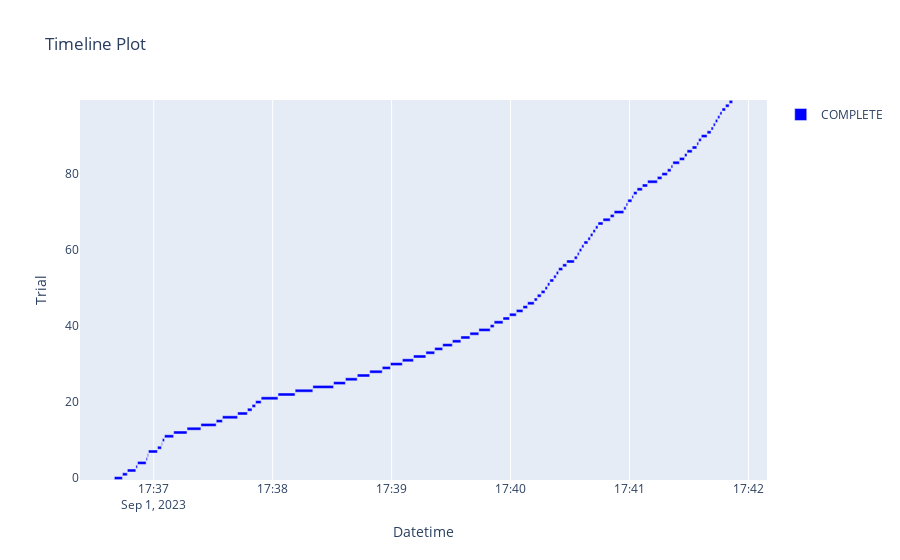

This figure's notebook cell:
### Code cell
plot_timeline(study)

### Figure 1 — Plotly figure (JSON) as saved in the notebook; plotly's stock layout.template omitted (floating-point values rounded to 4 significant figures)
{"data": [{"base": ["2023-09-01T17:36:40.116125", "2023-09-01T17:36:44.196333", "2023-09-01T17:36:46.673160", "2023-09-01T17:36:50.999332", "2023-09-01T17:36:51.810748", "2023-09-01T17:36:56.165630", "2023-09-01T17:36:56.818707", "2023-09-01T17:36:57.305665", "2023-09-01T17:37:01.898073", "2023-09-01T17:37:03.909922", "2023-09-01T17:37:04.337710", "2023-09-01T17:37:05.417975", "2023-09-01T17:37:10.042754", "2023-09-01T17:37:16.790830", "2023-09-01T17:37:23.794569", "2023-09-01T17:37:31.515693", "2023-09-01T17:37:34.663454", "2023-09-01T17:37:42.307928", "2023-09-01T17:37:47.267835", "2023-09-01T17:37:49.599071", "2023-09-01T17:37:51.388216", "2023-09-01T17:37:54.206615", "2023-09-01T17:38:02.695183", "2023-09-01T17:38:11.322098", "2023-09-01T17:38:20.267202", "2023-09-01T17:38:30.715036", "2023-09-01T17:38:36.707861", "2023-09-01T17:38:42.675168", "2023-09-01T17:38:48.960996", "2023-09-01T17:38:55.276495", "2023-09-01T17:38:59.422328", "2023-09-01T17:39:05.432573", "2023-09-01T17:39:11.041155", "2023-09-01T17:39:17.309354", "2023-09-01T17:39:21.738781", "2023-09-01T17:39:25.771530", "2023-09-01T17:39:30.668170", "2023-09-01T17:39:34.958876", "2023-09-01T17:39:39.527572", "2023-09-01T17:39:44.035411", "2023-09-01T17:39:49.761060", "2023-09-01T17:39:51.743036", "2023-09-01T17:39:56.205417", "2023-09-01T17:39:59.496629", "2023-09-01T17:40:02.938413", "2023-09-01T17:40:06.271603", "2023-09-01T17:40:08.598243", "2023-09-01T17:40:11.935890", "2023-09-01T17:40:13.504687", "2023-09-01T17:40:15.471754", "2023-09-01T17:40:17.406015", "2023-09-01T17:40:18.644478", "2023-09-01T17:40:19.836467", "2023-09-01T17:40:21.783581", "2023-09-01T17:40:23.070658", "2023-09-01T17:40:24.243962", "2023-09-01T17:40:26.315868", "2023-09-01T17:40:28.342593", "2023-09-01T17:40:32.173682", "2023-09-01T17:40:33.711682", "2023-09-01T17:40:34.672686", "2023-09-01T17:40:35.932190", "2023-09-01T17:40:37.058201", "2023-09-01T17:40:39.044190", "2023-09-01T17:40:40.289186", "2023-09-01T17:40:41.589193", "2023-09-01T17:40:42.859192", "2023-09-01T17:40:44.132408", "2023-09-01T17:40:46.669834", "2023-09-01T17:40:50.337375", "2023-09-01T17:40:52.290757", "2023-09-01T17:40:57.148924", "2023-09-01T17:40:58.318835", "2023-09-01T17:40:59.157601", "2023-09-01T17:41:01.244632", "2023-09-01T17:41:02.055336", "2023-09-01T17:41:03.843141", "2023-09-01T17:41:06.497974", "2023-09-01T17:41:09.140170", "2023-09-01T17:41:14.070017", "2023-09-01T17:41:16.383364", "2023-09-01T17:41:19.146362", "2023-09-01T17:41:20.996391", "2023-09-01T17:41:21.895102", "2023-09-01T17:41:25.229288", "2023-09-01T17:41:27.799075", "2023-09-01T17:41:29.062961", "2023-09-01T17:41:31.649122", "2023-09-01T17:41:34.007889", "2023-09-01T17:41:34.921960", "2023-09-01T17:41:36.262817", "2023-09-01T17:41:39.163383", "2023-09-01T17:41:41.177604", "2023-09-01T17:41:42.299547", "2023-09-01T17:41:43.332304", "2023-09-01T17:41:44.507695", "2023-09-01T17:41:45.631511", "2023-09-01T17:41:46.713269", "2023-09-01T17:41:48.480036", "2023-09-01T17:41:50.307875"], "hovertemplate": "%{text}<extra>COMPLETE</extra>", "marker": {"color": "blue"}, "name": "COMPLETE", "orientation": "h", "text": ["{<br>  \"number\": 0,<br>  \"values\": [<br>    0.30996160751104285<br>  ],<br>  \"params\": {<br>    \"n_estimators\": 183,<br>    \"learning_rate\": 0.0035091925072794766,<br>    \"max_depth\": 5,<br>    \"min_samples_split\": 16,<br>    \"min_samples_leaf\": 5<br>  }<br>}", "{<br>  \"number\": 1,<br>  \"values\": [<br>    0.5641025520908576<br>  ],<br>  \"params\": {<br>    \"n_estimators\": 45,<br>    \"learning_rate\": 0.04221254282145231,<br>    \"max_depth\": 30,<br>    \"min_samples_split\": 7,<br>    \"min_samples_leaf\": 5<br>  }<br>}", "{<br>  \"number\": 2,<br>  \"values\": [<br>    -0.12891014921277663<br>  ],<br>  \"params\": {<br>    \"n_estimators\": 144,<br>    \"learning_rate\": 0.0003799511578736488,<br>    \"max_depth\": 8,<br>    \"min_samples_split\": 10,<br>    \"min_samples_leaf\": 14<br>  }<br>}", "{<br>  \"number\": 3,<br>  \"values\": [<br>    0.37112395672211773<br>  ],<br>  \"params\": {<br>    \"n_estimators\": 169,<br>    \"learning_rate\": 0.01976987876561329,<br>    \"max_depth\": 1,<br>    \"min_samples_split\": 8,<br>    \"min_samples_leaf\": 13<br>  }<br>}", "{<br>  \"number\": 4,<br>  \"values\": [<br>    0.5424354423471444<br>  ],<br>  \"params\": {<br>    \"n_estimators\": 87,<br>    \"learning_rate\": 0.5436632640112181,<br>    \"max_depth\": 14,<br>    \"min_samples_split\": 12,<br>    \"min_samples_leaf\": 6<br>  }<br>}", "{<br>  \"number\": 5,<br>  \"values\": [<br>    -0.20393747123987116<br>  ],<br>  \"params\": {<br>    \"n_estimators\": 17,<br>    \"learning_rate\": 7.802021070197497e-05,<br>    \"max_depth\": 8,<br>    \"min_samples_split\": 8,<br>    \"min_samples_leaf\": 8<br>  }<br>}", "{<br>  \"number\": 6,<br>  \"values\": [<br>    0.5207640736388921<br>  ],<br>  \"params\": {<br>    \"n_estimators\": 98,<br>    \"learning_rate\": 0.12123022441934783,<br>    \"max_depth\": 1,<br>    \"min_samples_split\": 12,<br>    \"min_samples_leaf\": 12<br>  }<br>}", "{<br>  \"number\": 7,<br>  \"values\": [<br>    0.6212122984474692<br>  ],<br>  \"params\": {<br>    \"n_estimators\": 133,<br>    \"learning_rate\": 0.018938096934853224,<br>    \"max_depth\": 8,<br>    \"min_samples_split\": 12,<br>    \"min_samples_leaf\": 8<br>  }<br>}", "{<br>  \"number\": 8,<br>  \"values\": [<br>    -0.06200229081821158<br>  ],<br>  \"params\": {<br>    \"n_estimators\": 54,<br>    \"learning_rate\": 0.001892237658867432,<br>    \"max_depth\": 7,<br>    \"min_samples_split\": 9,<br>    \"min_samples_leaf\": 1<br>  }<br>}", "{<br>  \"number\": 9,<br>  \"values\": [<br>    -0.034616247875530616<br>  ],<br>  \"params\": {<br>    \"n_estimators\": 21,<br>    \"learning_rate\": 0.007446129054979957,<br>    \"max_depth\": 4,<br>    \"min_samples_split\": 14,<br>    \"min_samples_leaf\": 11<br>  }<br>}", "{<br>  \"number\": 10,<br>  \"values\": [<br>    -0.20451929972721022<br>  ],<br>  \"params\": {<br>    \"n_estimators\": 133,<br>    \"learning_rate\": 1.059884969812946e-05,<br>    \"max_depth\": 2,<br>    \"min_samples_split\": 3,<br>    \"min_samples_leaf\": 16<br>  }<br>}", "{<br>  \"number\": 11,<br>  \"values\": [<br>    0.5749633791581289<br>  ],<br>  \"params\": {<br>    \"n_estimators\": 66,<br>    \"learning_rate\": 0.056283076290070455,<br>    \"max_depth\": 32,<br>    \"min_samples_split\": 4,<br>    \"min_samples_leaf\": 3<br>  }<br>}", "{<br>  \"number\": 12,<br>  \"values\": [<br>    0.4087226261152499<br>  ],<br>  \"params\": {<br>    \"n_estimators\": 73,<br>    \"learning_rate\": 0.1459675693977358,<br>    \"max_depth\": 25,<br>    \"min_samples_split\": 3,<br>    \"min_samples_leaf\": 1<br>  }<br>}", "{<br>  \"number\": 13,<br>  \"values\": [<br>    0.48395111168706323<br>  ],<br>  \"params\": {<br>    \"n_estimators\": 141,<br>    \"learning_rate\": 0.7597998020162493,<br>    \"max_depth\": 16,<br>    \"min_samples_split\": 5,<br>    \"min_samples_leaf\": 9<br>  }<br>}", "{<br>  \"number\": 14,<br>  \"values\": [<br>    0.5701043325914401<br>  ],<br>  \"params\": {<br>    \"n_estimators\": 118,<br>    \"learning_rate\": 0.01773987708914944,<br>    \"max_depth\": 31,<br>    \"min_samples_split\": 6,<br>    \"min_samples_leaf\": 3<br>  }<br>}", "{<br>  \"number\": 15,<br>  \"values\": [<br>    0.6257158396736676<br>  ],<br>  \"params\": {<br>    \"n_estimators\": 63,<br>    \"learning_rate\": 0.09517329714629578,<br>    \"max_depth\": 17,<br>    \"min_samples_split\": 11,<br>    \"min_samples_leaf\": 8<br>  }<br>}", "{<br>  \"number\": 16,<br>  \"values\": [<br>    0.6195131043377321<br>  ],<br>  \"params\": {<br>    \"n_estimators\": 166,<br>    \"learning_rate\": 0.16932999957292935,<br>    \"max_depth\": 15,<br>    \"min_samples_split\": 11,<br>    \"min_samples_leaf\": 9<br>  }<br>}", "{<br>  \"number\": 17,<br>  \"values\": [<br>    0.5087926205508173<br>  ],<br>  \"params\": {<br>    \"n_estimators\": 112,<br>    \"learning_rate\": 0.010428894713129945,<br>    \"max_depth\": 12,<br>    \"min_samples_split\": 14,<br>    \"min_samples_leaf\": 7<br>  }<br>}", "{<br>  \"number\": 18,<br>  \"values\": [<br>    0.03602806002998151<br>  ],<br>  \"params\": {<br>    \"n_estimators\": 198,<br>    \"learning_rate\": 0.0013574359512949993,<br>    \"max_depth\": 3,<br>    \"min_samples_split\": 14,<br>    \"min_samples_leaf\": 10<br>  }<br>}", "{<br>  \"number\": 19,<br>  \"values\": [<br>    0.5495875938497845<br>  ],<br>  \"params\": {<br>    \"n_estimators\": 38,<br>    \"learning_rate\": 0.037287694585660544,<br>    \"max_depth\": 19,<br>    \"min_samples_split\": 16,<br>    \"min_samples_leaf\": 7<br>  }<br>}", "{<br>  \"number\": 20,<br>  \"values\": [<br>    0.611371832381861<br>  ],<br>  \"params\": {<br>    \"n_estimators\": 84,<br>    \"learning_rate\": 0.33027288246433034,<br>    \"max_depth\": 10,<br>    \"min_samples_split\": 12,<br>    \"min_samples_leaf\": 11<br>  }<br>}", "{<br>  \"number\": 21,<br>  \"values\": [<br>    0.6294801113871596<br>  ],<br>  \"params\": {<br>    \"n_estimators\": 158,<br>    \"learning_rate\": 0.15649711391625667,<br>    \"max_depth\": 18,<br>    \"min_samples_split\": 10,<br>    \"min_samples_leaf\": 9<br>  }<br>}", "{<br>  \"number\": 22,<br>  \"values\": [<br>    0.6321123123952852<br>  ],<br>  \"params\": {<br>    \"n_estimators\": 155,<br>    \"learning_rate\": 0.07116941679178763,<br>    \"max_depth\": 20,<br>    \"min_samples_split\": 10,<br>    \"min_samples_leaf\": 8<br>  }<br>}", "{<br>  \"number\": 23,<br>  \"values\": [<br>    0.6242125845086238<br>  ],<br>  \"params\": {<br>    \"n_estimators\": 159,<br>    \"learning_rate\": 0.21640054457924376,<br>    \"max_depth\": 20,<br>    \"min_samples_split\": 10,<br>    \"min_samples_leaf\": 10<br>  }<br>}", "{<br>  \"number\": 24,<br>  \"values\": [<br>    0.36621338958162974<br>  ],<br>  \"params\": {<br>    \"n_estimators\": 190,<br>    \"learning_rate\": 0.9697362297490957,<br>    \"max_depth\": 22,<br>    \"min_samples_split\": 10,<br>    \"min_samples_leaf\": 6<br>  }<br>}", "{<br>  \"number\": 25,<br>  \"values\": [<br>    0.6458766913459566<br>  ],<br>  \"params\": {<br>    \"n_estimators\": 154,<br>    \"learning_rate\": 0.09158173175576834,<br>    \"max_depth\": 12,<br>    \"min_samples_split\": 8,<br>    \"min_samples_leaf\": 10<br>  }<br>}", "{<br>  \"number\": 26,<br>  \"values\": [<br>    0.6235611947007232<br>  ],<br>  \"params\": {<br>    \"n_estimators\": 155,<br>    \"learning_rate\": 0.26604901332049635,<br>    \"max_depth\": 13,<br>    \"min_samples_split\": 7,<br>    \"min_samples_leaf\": 15<br>  }<br>}", "{<br>  \"number\": 27,<br>  \"values\": [<br>    0.6456006310099407<br>  ],<br>  \"params\": {<br>    \"n_estimators\": 175,<br>    \"learning_rate\": 0.06644653865495075,<br>    \"max_depth\": 11,<br>    \"min_samples_split\": 8,<br>    \"min_samples_leaf\": 11<br>  }<br>}", "{<br>  \"number\": 28,<br>  \"values\": [<br>    0.6420469723196703<br>  ],<br>  \"params\": {<br>    \"n_estimators\": 179,<br>    \"learning_rate\": 0.08414042165193311,<br>    \"max_depth\": 11,<br>    \"min_samples_split\": 8,<br>    \"min_samples_leaf\": 12<br>  }<br>}", "{<br>  \"number\": 29,<br>  \"values\": [<br>    0.6130839266587579<br>  ],<br>  \"params\": {<br>    \"n_estimators\": 189,<br>    \"learning_rate\": 0.3633449417725551,<br>    \"max_depth\": 6,<br>    \"min_samples_split\": 6,<br>    \"min_samples_leaf\": 13<br>  }<br>}", "{<br>  \"number\": 30,<br>  \"values\": [<br>    0.6439608703724369<br>  ],<br>  \"params\": {<br>    \"n_estimators\": 175,<br>    \"learning_rate\": 0.03730231915299503,<br>    \"max_depth\": 10,<br>    \"min_samples_split\": 8,<br>    \"min_samples_leaf\": 12<br>  }<br>}", "{<br>  \"number\": 31,<br>  \"values\": [<br>    0.648058024286069<br>  ],<br>  \"params\": {<br>    \"n_estimators\": 168,<br>    \"learning_rate\": 0.046021375661383354,<br>    \"max_depth\": 10,<br>    \"min_samples_split\": 8,<br>    \"min_samples_leaf\": 12<br>  }<br>}", "{<br>  \"number\": 32,<br>  \"values\": [<br>    0.6480333366308164<br>  ],<br>  \"params\": {<br>    \"n_estimators\": 177,<br>    \"learning_rate\": 0.03164395066698017,<br>    \"max_depth\": 10,<br>    \"min_samples_split\": 7,<br>    \"min_samples_leaf\": 11<br>  }<br>}", "{<br>  \"number\": 33,<br>  \"values\": [<br>    0.6517718085418759<br>  ],<br>  \"params\": {<br>    \"n_estimators\": 183,<br>    \"learning_rate\": 0.029757333422479052,<br>    \"max_depth\": 6,<br>    \"min_samples_split\": 6,<br>    \"min_samples_leaf\": 11<br>  }<br>}", "{<br>  \"number\": 34,<br>  \"values\": [<br>    0.5131820006440373<br>  ],<br>  \"params\": {<br>    \"n_estimators\": 200,<br>    \"learning_rate\": 0.006879534538954991,<br>    \"max_depth\": 5,<br>    \"min_samples_split\": 6,<br>    \"min_samples_leaf\": 14<br>  }<br>}", "{<br>  \"number\": 35,<br>  \"values\": [<br>    0.6421421034227657<br>  ],<br>  \"params\": {<br>    \"n_estimators\": 143,<br>    \"learning_rate\": 0.027690393071246353,<br>    \"max_depth\": 9,<br>    \"min_samples_split\": 5,<br>    \"min_samples_leaf\": 10<br>  }<br>}", "{<br>  \"number\": 36,<br>  \"values\": [<br>    0.6519858332410002<br>  ],<br>  \"params\": {<br>    \"n_estimators\": 187,<br>    \"learning_rate\": 0.03890807355905171,<br>    \"max_depth\": 6,<br>    \"min_samples_split\": 7,<br>    \"min_samples_leaf\": 13<br>  }<br>}", "{<br>  \"number\": 37,<br>  \"values\": [<br>    0.6180251449714618<br>  ],<br>  \"params\": {<br>    \"n_estimators\": 185,<br>    \"learning_rate\": 0.013304193527328395,<br>    \"max_depth\": 6,<br>    \"min_samples_split\": 2,<br>    \"min_samples_leaf\": 14<br>  }<br>}", "{<br>  \"number\": 38,<br>  \"values\": [<br>    0.6462917687665544<br>  ],<br>  \"params\": {<br>    \"n_estimators\": 170,<br>    \"learning_rate\": 0.03276578998982351,<br>    \"max_depth\": 7,<br>    \"min_samples_split\": 7,<br>    \"min_samples_leaf\": 13<br>  }<br>}", "{<br>  \"number\": 39,<br>  \"values\": [<br>    0.4598453816521282<br>  ],<br>  \"params\": {<br>    \"n_estimators\": 189,<br>    \"learning_rate\": 0.0050393163237622335,<br>    \"max_depth\": 8,<br>    \"min_samples_split\": 5,<br>    \"min_samples_leaf\": 13<br>  }<br>}", "{<br>  \"number\": 40,<br>  \"values\": [<br>    0.5883607654357528<br>  ],<br>  \"params\": {<br>    \"n_estimators\": 127,<br>    \"learning_rate\": 0.021065895698058498,<br>    \"max_depth\": 4,<br>    \"min_samples_split\": 7,<br>    \"min_samples_leaf\": 15<br>  }<br>}", "{<br>  \"number\": 41,<br>  \"values\": [<br>    0.6484647725189567<br>  ],<br>  \"params\": {<br>    \"n_estimators\": 167,<br>    \"learning_rate\": 0.033168808489951025,<br>    \"max_depth\": 7,<br>    \"min_samples_split\": 7,<br>    \"min_samples_leaf\": 12<br>  }<br>}", "{<br>  \"number\": 42,<br>  \"values\": [<br>    0.6610172187745549<br>  ],<br>  \"params\": {<br>    \"n_estimators\": 168,<br>    \"learning_rate\": 0.04247783922728079,<br>    \"max_depth\": 5,<br>    \"min_samples_split\": 9,<br>    \"min_samples_leaf\": 12<br>  }<br>}", "{<br>  \"number\": 43,<br>  \"values\": [<br>    0.5762541261420433<br>  ],<br>  \"params\": {<br>    \"n_estimators\": 163,<br>    \"learning_rate\": 0.011658154701867122,<br>    \"max_depth\": 5,<br>    \"min_samples_split\": 9,<br>    \"min_samples_leaf\": 12<br>  }<br>}", "{<br>  \"number\": 44,<br>  \"values\": [<br>    0.6597892620624751<br>  ],<br>  \"params\": {<br>    \"n_estimators\": 146,<br>    \"learning_rate\": 0.0494307714802204,<br>    \"max_depth\": 6,<br>    \"min_samples_split\": 9,<br>    \"min_samples_leaf\": 15<br>  }<br>}", "{<br>  \"number\": 45,<br>  \"values\": [<br>    0.5801180702848515<br>  ],<br>  \"params\": {<br>    \"n_estimators\": 145,<br>    \"learning_rate\": 0.017264383528223237,<br>    \"max_depth\": 4,<br>    \"min_samples_split\": 9,<br>    \"min_samples_leaf\": 16<br>  }<br>}", "{<br>  \"number\": 46,<br>  \"values\": [<br>    0.6596931261272532<br>  ],<br>  \"params\": {<br>    \"n_estimators\": 150,<br>    \"learning_rate\": 0.06340403025396334,<br>    \"max_depth\": 6,<br>    \"min_samples_split\": 6,<br>    \"min_samples_leaf\": 15<br>  }<br>}", "{<br>  \"number\": 47,<br>  \"values\": [<br>    0.6262487760711309<br>  ],<br>  \"params\": {<br>    \"n_estimators\": 124,<br>    \"learning_rate\": 0.05458277208723545,<br>    \"max_depth\": 3,<br>    \"min_samples_split\": 4,<br>    \"min_samples_leaf\": 15<br>  }<br>}", "{<br>  \"number\": 48,<br>  \"values\": [<br>    0.662403073443111<br>  ],<br>  \"params\": {<br>    \"n_estimators\": 101,<br>    \"learning_rate\": 0.13448584282024673,<br>    \"max_depth\": 5,<br>    \"min_samples_split\": 6,<br>    \"min_samples_leaf\": 14<br>  }<br>}", "{<br>  \"number\": 49,<br>  \"values\": [<br>    0.6587676898444238<br>  ],<br>  \"params\": {<br>    \"n_estimators\": 100,<br>    \"learning_rate\": 0.13002988813281322,<br>    \"max_depth\": 5,<br>    \"min_samples_split\": 4,<br>    \"min_samples_leaf\": 14<br>  }<br>}", "{<br>  \"number\": 50,<br>  \"values\": [<br>    0.6543262463149594<br>  ],<br>  \"params\": {<br>    \"n_estimators\": 96,<br>    \"learning_rate\": 0.11633966645340513,<br>    \"max_depth\": 3,<br>    \"min_samples_split\": 4,<br>    \"min_samples_leaf\": 14<br>  }<br>}", "{<br>  \"number\": 51,<br>  \"values\": [<br>    0.6523908132196257<br>  ],<br>  \"params\": {<br>    \"n_estimators\": 93,<br>    \"learning_rate\": 0.1225549892687321,<br>    \"max_depth\": 3,<br>    \"min_samples_split\": 4,<br>    \"min_samples_leaf\": 14<br>  }<br>}", "{<br>  \"number\": 52,<br>  \"values\": [<br>    0.589626427397245<br>  ],<br>  \"params\": {<br>    \"n_estimators\": 104,<br>    \"learning_rate\": 0.512962882778711,<br>    \"max_depth\": 5,<br>    \"min_samples_split\": 3,<br>    \"min_samples_leaf\": 16<br>  }<br>}", "{<br>  \"number\": 53,<br>  \"values\": [<br>    0.6593245258479494<br>  ],<br>  \"params\": {<br>    \"n_estimators\": 80,<br>    \"learning_rate\": 0.1533997250363093,<br>    \"max_depth\": 4,<br>    \"min_samples_split\": 2,<br>    \"min_samples_leaf\": 14<br>  }<br>}", "{<br>  \"number\": 54,<br>  \"values\": [<br>    0.6527479571333876<br>  ],<br>  \"params\": {<br>    \"n_estimators\": 73,<br>    \"learning_rate\": 0.16138286727588821,<br>    \"max_depth\": 4,<br>    \"min_samples_split\": 3,<br>    \"min_samples_leaf\": 15<br>  }<br>}", "{<br>  \"number\": 55,<br>  \"values\": [<br>    0.6432271019275903<br>  ],<br>  \"params\": {<br>    \"n_estimators\": 111,<br>    \"learning_rate\": 0.2227995833786362,<br>    \"max_depth\": 5,<br>    \"min_samples_split\": 2,<br>    \"min_samples_leaf\": 16<br>  }<br>}", "{<br>  \"number\": 56,<br>  \"values\": [<br>    0.5984784756423872<br>  ],<br>  \"params\": {<br>    \"n_estimators\": 81,<br>    \"learning_rate\": 0.4619827532965564,<br>    \"max_depth\": 7,<br>    \"min_samples_split\": 2,<br>    \"min_samples_leaf\": 15<br>  }<br>}", "{<br>  \"number\": 57,<br>  \"values\": [<br>    0.6491782017865692<br>  ],<br>  \"params\": {<br>    \"n_estimators\": 135,<br>    \"learning_rate\": 0.06531714835426625,<br>    \"max_depth\": 8,<br>    \"min_samples_split\": 5,<br>    \"min_samples_leaf\": 14<br>  }<br>}", "{<br>  \"number\": 58,<br>  \"values\": [<br>    0.640816768116322<br>  ],<br>  \"params\": {<br>    \"n_estimators\": 103,<br>    \"learning_rate\": 0.2720200827800385,<br>    \"max_depth\": 4,<br>    \"min_samples_split\": 5,<br>    \"min_samples_leaf\": 16<br>  }<br>}", "{<br>  \"number\": 59,<br>  \"values\": [<br>    0.6228474048992568<br>  ],<br>  \"params\": {<br>    \"n_estimators\": 113,<br>    \"learning_rate\": 0.10336718128122575,<br>    \"max_depth\": 2,<br>    \"min_samples_split\": 11,<br>    \"min_samples_leaf\": 13<br>  }<br>}", "{<br>  \"number\": 60,<br>  \"values\": [<br>    0.6523684987306251<br>  ],<br>  \"params\": {<br>    \"n_estimators\": 55,<br>    \"learning_rate\": 0.1726765954436457,<br>    \"max_depth\": 6,<br>    \"min_samples_split\": 3,<br>    \"min_samples_leaf\": 15<br>  }<br>}", "{<br>  \"number\": 61,<br>  \"values\": [<br>    0.647780925091146<br>  ],<br>  \"params\": {<br>    \"n_estimators\": 90,<br>    \"learning_rate\": 0.10500375434511863,<br>    \"max_depth\": 3,<br>    \"min_samples_split\": 4,<br>    \"min_samples_leaf\": 14<br>  }<br>}", "{<br>  \"number\": 62,<br>  \"values\": [<br>    0.6499009554190373<br>  ],<br>  \"params\": {<br>    \"n_estimators\": 97,<br>    \"learning_rate\": 0.05746274731488225,<br>    \"max_depth\": 5,<br>    \"min_samples_split\": 3,<br>    \"min_samples_leaf\": 14<br>  }<br>}", "{<br>  \"number\": 63,<br>  \"values\": [<br>    0.6572796967330049<br>  ],<br>  \"params\": {<br>    \"n_estimators\": 80,<br>    \"learning_rate\": 0.10849211835552831,<br>    \"max_depth\": 4,<br>    \"min_samples_split\": 4,<br>    \"min_samples_leaf\": 15<br>  }<br>}", "{<br>  \"number\": 64,<br>  \"values\": [<br>    0.6103711602490461<br>  ],<br>  \"params\": {<br>    \"n_estimators\": 72,<br>    \"learning_rate\": 0.3622883511105867,<br>    \"max_depth\": 5,<br>    \"min_samples_split\": 2,<br>    \"min_samples_leaf\": 15<br>  }<br>}", "{<br>  \"number\": 65,<br>  \"values\": [<br>    0.654094760689403<br>  ],<br>  \"params\": {<br>    \"n_estimators\": 85,<br>    \"learning_rate\": 0.20459162004504908,<br>    \"max_depth\": 4,<br>    \"min_samples_split\": 6,<br>    \"min_samples_leaf\": 16<br>  }<br>}", "{<br>  \"number\": 66,<br>  \"values\": [<br>    0.646393358697207<br>  ],<br>  \"params\": {<br>    \"n_estimators\": 79,<br>    \"learning_rate\": 0.07197068237112537,<br>    \"max_depth\": 4,<br>    \"min_samples_split\": 5,<br>    \"min_samples_leaf\": 13<br>  }<br>}", "{<br>  \"number\": 67,<br>  \"values\": [<br>    0.5151914943260504<br>  ],<br>  \"params\": {<br>    \"n_estimators\": 117,<br>    \"learning_rate\": 0.6692600697667481,<br>    \"max_depth\": 6,<br>    \"min_samples_split\": 4,<br>    \"min_samples_leaf\": 15<br>  }<br>}", "{<br>  \"number\": 68,<br>  \"values\": [<br>    0.6482284303304096<br>  ],<br>  \"params\": {<br>    \"n_estimators\": 149,<br>    \"learning_rate\": 0.1358964231925854,<br>    \"max_depth\": 7,<br>    \"min_samples_split\": 9,<br>    \"min_samples_leaf\": 14<br>  }<br>}", "{<br>  \"number\": 69,<br>  \"values\": [<br>    0.6426719986502756<br>  ],<br>  \"params\": {<br>    \"n_estimators\": 62,<br>    \"learning_rate\": 0.08480802207407502,<br>    \"max_depth\": 9,<br>    \"min_samples_split\": 13,<br>    \"min_samples_leaf\": 16<br>  }<br>}", "{<br>  \"number\": 70,<br>  \"values\": [<br>    0.633833170765205<br>  ],<br>  \"params\": {<br>    \"n_estimators\": 127,<br>    \"learning_rate\": 0.049847615143789735,<br>    \"max_depth\": 8,<br>    \"min_samples_split\": 3,<br>    \"min_samples_leaf\": 3<br>  }<br>}", "{<br>  \"number\": 71,<br>  \"values\": [<br>    0.654606830317116<br>  ],<br>  \"params\": {<br>    \"n_estimators\": 99,<br>    \"learning_rate\": 0.12346001501827154,<br>    \"max_depth\": 3,<br>    \"min_samples_split\": 4,<br>    \"min_samples_leaf\": 14<br>  }<br>}", "{<br>  \"number\": 72,<br>  \"values\": [<br>    0.6456208625653177<br>  ],<br>  \"params\": {<br>    \"n_estimators\": 101,<br>    \"learning_rate\": 0.20518658666632006,<br>    \"max_depth\": 2,<br>    \"min_samples_split\": 6,<br>    \"min_samples_leaf\": 15<br>  }<br>}", "{<br>  \"number\": 73,<br>  \"values\": [<br>    0.6637899355966512<br>  ],<br>  \"params\": {<br>    \"n_estimators\": 109,<br>    \"learning_rate\": 0.13734230858964586,<br>    \"max_depth\": 5,<br>    \"min_samples_split\": 4,<br>    \"min_samples_leaf\": 13<br>  }<br>}", "{<br>  \"number\": 74,<br>  \"values\": [<br>    0.6348098320051243<br>  ],<br>  \"params\": {<br>    \"n_estimators\": 40,<br>    \"learning_rate\": 0.3240334798391006,<br>    \"max_depth\": 5,<br>    \"min_samples_split\": 9,<br>    \"min_samples_leaf\": 13<br>  }<br>}", "{<br>  \"number\": 75,<br>  \"values\": [<br>    0.6561060386423618<br>  ],<br>  \"params\": {<br>    \"n_estimators\": 77,<br>    \"learning_rate\": 0.07836053237186374,<br>    \"max_depth\": 6,<br>    \"min_samples_split\": 6,<br>    \"min_samples_leaf\": 12<br>  }<br>}", "{<br>  \"number\": 76,<br>  \"values\": [<br>    0.6531886404667524<br>  ],<br>  \"params\": {<br>    \"n_estimators\": 135,<br>    \"learning_rate\": 0.049172345393365714,<br>    \"max_depth\": 5,<br>    \"min_samples_split\": 5,<br>    \"min_samples_leaf\": 13<br>  }<br>}", "{<br>  \"number\": 77,<br>  \"values\": [<br>    0.6413944011613166<br>  ],<br>  \"params\": {<br>    \"n_estimators\": 106,<br>    \"learning_rate\": 0.1589839547141922,<br>    \"max_depth\": 7,<br>    \"min_samples_split\": 3,<br>    \"min_samples_leaf\": 14<br>  }<br>}", "{<br>  \"number\": 78,<br>  \"values\": [<br>    0.639670318792348<br>  ],<br>  \"params\": {<br>    \"n_estimators\": 91,<br>    \"learning_rate\": 0.25962748467308305,<br>    \"max_depth\": 28,<br>    \"min_samples_split\": 16,<br>    \"min_samples_leaf\": 15<br>  }<br>}", "{<br>  \"number\": 79,<br>  \"values\": [<br>    0.5743688161799826<br>  ],<br>  \"params\": {<br>    \"n_estimators\": 68,<br>    \"learning_rate\": 0.024108984089109442,<br>    \"max_depth\": 9,<br>    \"min_samples_split\": 2,<br>    \"min_samples_leaf\": 13<br>  }<br>}", "{<br>  \"number\": 80,<br>  \"values\": [<br>    0.6535005818323373<br>  ],<br>  \"params\": {<br>    \"n_estimators\": 121,<br>    \"learning_rate\": 0.09356794046626404,<br>    \"max_depth\": 6,<br>    \"min_samples_split\": 4,<br>    \"min_samples_leaf\": 12<br>  }<br>}", "{<br>  \"number\": 81,<br>  \"values\": [<br>    0.6514430778504028<br>  ],<br>  \"params\": {<br>    \"n_estimators\": 77,<br>    \"learning_rate\": 0.06412344591010774,<br>    \"max_depth\": 6,<br>    \"min_samples_split\": 6,<br>    \"min_samples_leaf\": 12<br>  }<br>}", "{<br>  \"number\": 82,<br>  \"values\": [<br>    0.6260016748291856<br>  ],<br>  \"params\": {<br>    \"n_estimators\": 51,<br>    \"learning_rate\": 0.08318171613195885,<br>    \"max_depth\": 4,<br>    \"min_samples_split\": 8,<br>    \"min_samples_leaf\": 14<br>  }<br>}", "{<br>  \"number\": 83,<br>  \"values\": [<br>    0.6501560806147076<br>  ],<br>  \"params\": {<br>    \"n_estimators\": 149,<br>    \"learning_rate\": 0.1533125902939487,<br>    \"max_depth\": 6,<br>    \"min_samples_split\": 6,<br>    \"min_samples_leaf\": 13<br>  }<br>}", "{<br>  \"number\": 84,<br>  \"values\": [<br>    0.6461027223706138<br>  ],<br>  \"params\": {<br>    \"n_estimators\": 87,<br>    \"learning_rate\": 0.042712025582405985,<br>    \"max_depth\": 7,<br>    \"min_samples_split\": 7,<br>    \"min_samples_leaf\": 11<br>  }<br>}", "{<br>  \"number\": 85,<br>  \"values\": [<br>    0.6477250338489664<br>  ],<br>  \"params\": {<br>    \"n_estimators\": 61,<br>    \"learning_rate\": 0.07515802288993784,<br>    \"max_depth\": 5,<br>    \"min_samples_split\": 5,<br>    \"min_samples_leaf\": 15<br>  }<br>}", "{<br>  \"number\": 86,<br>  \"values\": [<br>    0.6545476347401127<br>  ],<br>  \"params\": {<br>    \"n_estimators\": 109,<br>    \"learning_rate\": 0.11474880778284959,<br>    \"max_depth\": 6,<br>    \"min_samples_split\": 11,<br>    \"min_samples_leaf\": 11<br>  }<br>}", "{<br>  \"number\": 87,<br>  \"values\": [<br>    0.6144690285442775<br>  ],<br>  \"params\": {<br>    \"n_estimators\": 140,<br>    \"learning_rate\": 0.024790612201072353,<br>    \"max_depth\": 4,<br>    \"min_samples_split\": 6,<br>    \"min_samples_leaf\": 12<br>  }<br>}", "{<br>  \"number\": 88,<br>  \"values\": [<br>    0.5188271592020606<br>  ],<br>  \"params\": {<br>    \"n_estimators\": 27,<br>    \"learning_rate\": 0.044580672970214355,<br>    \"max_depth\": 8,<br>    \"min_samples_split\": 10,<br>    \"min_samples_leaf\": 14<br>  }<br>}", "{<br>  \"number\": 89,<br>  \"values\": [<br>    0.6614942715307837<br>  ],<br>  \"params\": {<br>    \"n_estimators\": 69,<br>    \"learning_rate\": 0.2089328852395639,<br>    \"max_depth\": 5,<br>    \"min_samples_split\": 5,<br>    \"min_samples_leaf\": 16<br>  }<br>}", "{<br>  \"number\": 90,<br>  \"values\": [<br>    0.5960768176419755<br>  ],<br>  \"params\": {<br>    \"n_estimators\": 160,<br>    \"learning_rate\": 0.43323631044538496,<br>    \"max_depth\": 5,<br>    \"min_samples_split\": 5,<br>    \"min_samples_leaf\": 16<br>  }<br>}", "{<br>  \"number\": 91,<br>  \"values\": [<br>    0.6426416606693531<br>  ],<br>  \"params\": {<br>    \"n_estimators\": 82,<br>    \"learning_rate\": 0.19934567227074204,<br>    \"max_depth\": 7,<br>    \"min_samples_split\": 4,<br>    \"min_samples_leaf\": 16<br>  }<br>}", "{<br>  \"number\": 92,<br>  \"values\": [<br>    0.6563998148672657<br>  ],<br>  \"params\": {<br>    \"n_estimators\": 70,<br>    \"learning_rate\": 0.12605070237467528,<br>    \"max_depth\": 4,<br>    \"min_samples_split\": 5,<br>    \"min_samples_leaf\": 15<br>  }<br>}", "{<br>  \"number\": 93,<br>  \"values\": [<br>    0.6398438952993907<br>  ],<br>  \"params\": {<br>    \"n_estimators\": 65,<br>    \"learning_rate\": 0.2730935508033865,<br>    \"max_depth\": 4,<br>    \"min_samples_split\": 5,<br>    \"min_samples_leaf\": 15<br>  }<br>}", "{<br>  \"number\": 94,<br>  \"values\": [<br>    0.6531364868557666<br>  ],<br>  \"params\": {<br>    \"n_estimators\": 58,<br>    \"learning_rate\": 0.14385252617761757,<br>    \"max_depth\": 5,<br>    \"min_samples_split\": 4,<br>    \"min_samples_leaf\": 15<br>  }<br>}", "{<br>  \"number\": 95,<br>  \"values\": [<br>    0.6493695027871617<br>  ],<br>  \"params\": {<br>    \"n_estimators\": 70,<br>    \"learning_rate\": 0.10285010725689894,<br>    \"max_depth\": 4,<br>    \"min_samples_split\": 5,<br>    \"min_samples_leaf\": 16<br>  }<br>}", "{<br>  \"number\": 96,<br>  \"values\": [<br>    0.6114345860277777<br>  ],<br>  \"params\": {<br>    \"n_estimators\": 88,<br>    \"learning_rate\": 0.057358258261098104,<br>    \"max_depth\": 3,<br>    \"min_samples_split\": 15,<br>    \"min_samples_leaf\": 14<br>  }<br>}", "{<br>  \"number\": 97,<br>  \"values\": [<br>    0.6577539607806253<br>  ],<br>  \"params\": {<br>    \"n_estimators\": 94,<br>    \"learning_rate\": 0.190581695389831,<br>    \"max_depth\": 5,<br>    \"min_samples_split\": 4,<br>    \"min_samples_leaf\": 15<br>  }<br>}", "{<br>  \"number\": 98,<br>  \"values\": [<br>    0.6647838620452969<br>  ],<br>  \"params\": {<br>    \"n_estimators\": 96,<br>    \"learning_rate\": 0.20845104396213554,<br>    \"max_depth\": 5,<br>    \"min_samples_split\": 3,<br>    \"min_samples_leaf\": 16<br>  }<br>}", "{<br>  \"number\": 99,<br>  \"values\": [<br>    0.6029193738841131<br>  ],<br>  \"params\": {<br>    \"n_estimators\": 94,<br>    \"learning_rate\": 0.36845511230951417,<br>    \"max_depth\": 5,<br>    \"min_samples_split\": 3,<br>    \"min_samples_leaf\": 16<br>  }<br>}"], "textposition": "none", "type": "bar", "x": [4061.0, 2459.0, 4285, 794.2, 4336.0, 626.7, 470.6, 4575.0, 1993.0, 408.8, 1064.0, 4584.0, 6729.0, 6987.0, 7680.0, 3124.0, 7626.0, 4919.0, 2312.0, 1771.0, 2792.0, 8445.0, 8586.0, 8927.0, 10430.0, 5976.0, 5925.0, 6268.0, 6296.0, 4127.0, 5991.0, 5592.0, 6227.0, 4412.0, 4016.0, 4877.0, 4274.0, 4550.0, 4464.0, 5700.0, 1964.0, 4444.0, 3274.0, 3395.0, 3313.0, 2311.0, 3321.0, 1551.0, 1945.0, 1909.0, 1214.0, 1174.0, 1930.0, 1267.0, 1156.0, 2054.0, 2010.0, 3813.0, 1518, 937, 1237.0, 1101.0, 1966.0, 1228.0, 1267, 1222.0, 1256.0, 2520.0, 3622.0, 1936.0, 4842.0, 1153.0, 819.3, 2071.0, 793.7, 1771.0, 2639.0, 2625.0, 4918.0, 2294.0, 2749.0, 1832.0, 868.8, 3317.0, 2554.0, 1246.0, 2568.0, 2342.0, 893.7, 1323.0, 2883.0, 1995.0, 1110.0, 1014.0, 1159.0, 1104.0, 1065.0, 1750.0, 1810.0, 1753.0], "y": [0, 1, 2, 3, 4, 5, 6, 7, 8, 9, 10, 11, 12, 13, 14, 15, 16, 17, 18, 19, 20, 21, 22, 23, 24, 25, 26, 27, 28, 29, 30, 31, 32, 33, 34, 35, 36, 37, 38, 39, 40, 41, 42, 43, 44, 45, 46, 47, 48, 49, 50, 51, 52, 53, 54, 55, 56, 57, 58, 59, 60, 61, 62, 63, 64, 65, 66, 67, 68, 69, 70, 71, 72, 73, 74, 75, 76, 77, 78, 79, 80, 81, 82, 83, 84, 85, 86, 87, 88, 89, 90, 91, 92, 93, 94, 95, 96, 97, 98, 99]}], "layout": {"showlegend": true, "title": {"text": "Timeline Plot"}, "xaxis": {"title": {"text": "Datetime"}, "type": "date"}, "yaxis": {"title": {"text": "Trial"}}}}
